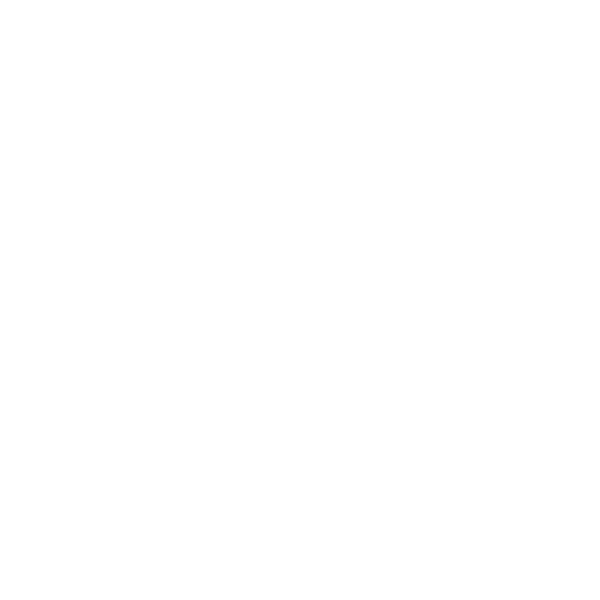
Frame 1 (no input)
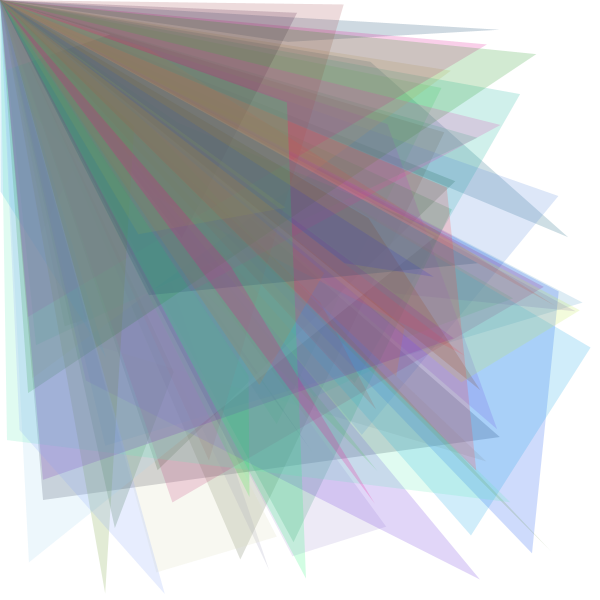
Frame 60 (the mouse pressed at the canvas centre just before this capture)
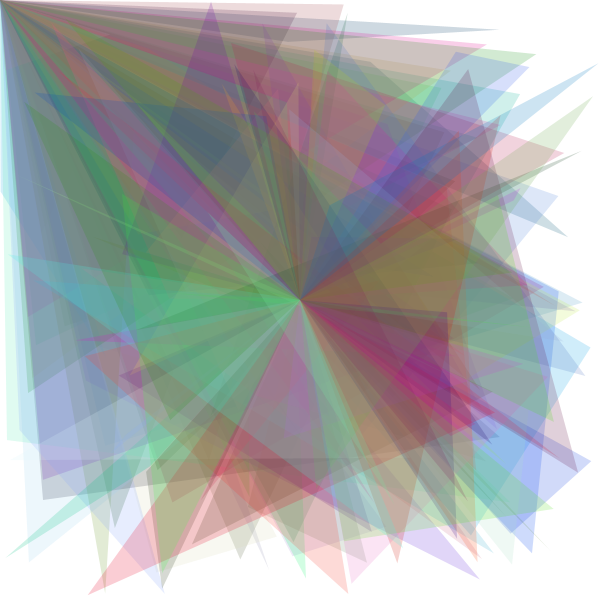
Frame 120 (the mouse held since frame 60 and released just before this capture)

The Processing sketch that drew these frames (run headless with seeded random() and noise(); from frame 60 on, the mouse is pressed at the canvas centre):

// Processing sketch: processing_179092
// ── processing_179092.pde


int i;

void setup(){
 
  background(255);
  size(600,600);
}

void draw(){
 //background(255);
  noStroke();


  triangle(mouseX,mouseY,random(600),random(600),random(600),random(600));

fill(random(255),random(255),random(255),50);

for(i=0; i<1; i++);
}
